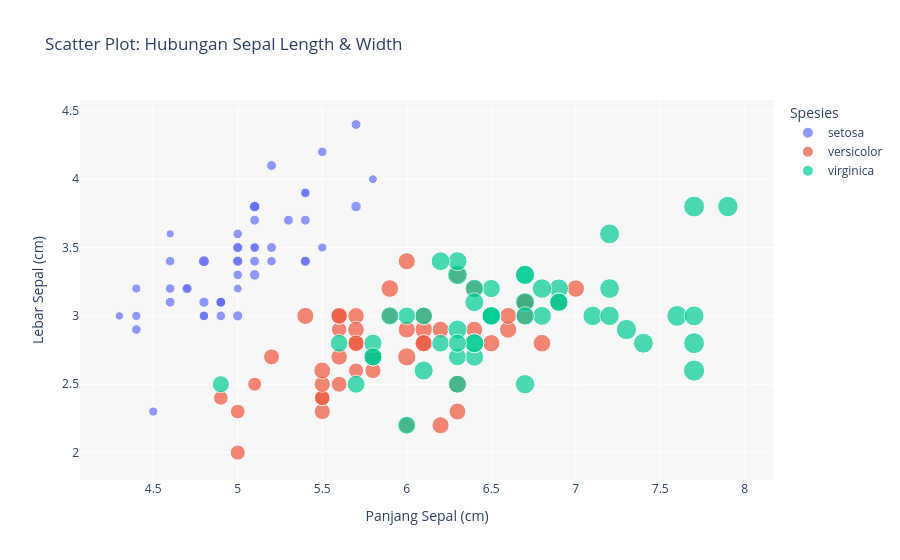

The notebook cell this image was saved under:
### Markdown cell above
### 2.1 Scatter Plot (Grafik Titik)

Scatter plot digunakan untuk menunjukkan hubungan antara dua variabel numerik. Setiap titik merepresentasikan satu observasi.

**Kapan menggunakan**: Untuk melihat korelasi, pola, atau outliers dalam data.

### Code cell
# Scatter Plot dengan lebih banyak customization
df_iris = px.data.iris()

fig = px.scatter(
    df_iris,
    x='sepal_length',
    y='sepal_width',
    color='species',              # Warna berdasarkan spesies
    size='petal_length',          # Ukuran titik berdasarkan petal_length
    hover_data=['petal_width'],   # Data tambahan saat hover
    title='Scatter Plot: Hubungan Sepal Length & Width',
    labels={                       # Custom label untuk axis
        'sepal_length': 'Panjang Sepal (cm)',
        'sepal_width': 'Lebar Sepal (cm)',
        'species': 'Spesies'
    },
    size_max=15                    # Ukuran maksimum titik
)

# Menambahkan grid dan theme
fig.update_layout(
    plot_bgcolor='rgba(240,240,240,0.5)',
    font=dict(size=12)
)

fig.show()

# Insight: Kita bisa melihat pola clustering berdasarkan spesies
# dan hubungan antara ukuran sepal dengan petal

### Figure 1 — Plotly figure (JSON) as saved in the notebook; plotly's stock layout.template omitted (floating-point values rounded to 4 significant figures)
{"data": [{"customdata": [[0.2], [0.2], [0.2], [0.2], [0.2], [0.4], [0.3], [0.2], [0.2], [0.1], [0.2], [0.2], [0.1], [0.1], [0.2], [0.4], [0.4], [0.3], [0.3], [0.3], [0.2], [0.4], [0.2], [0.5], [0.2], [0.2], [0.4], [0.2], [0.2], [0.2], [0.2], [0.4], [0.1], [0.2], [0.1], [0.2], [0.2], [0.1], [0.2], [0.2], [0.3], [0.3], [0.2], [0.6], [0.4], [0.3], [0.2], [0.2], [0.2], [0.2]], "hovertemplate": "Spesies=setosa<br>Panjang Sepal (cm)=%{x}<br>Lebar Sepal (cm)=%{y}<br>petal_length=%{marker.size}<br>petal_width=%{customdata[0]}<extra></extra>", "legendgroup": "setosa", "marker": {"color": "#636efa", "size": [1.4, 1.4, 1.3, 1.5, 1.4, 1.7, 1.4, 1.5, 1.4, 1.5, 1.5, 1.6, 1.4, 1.1, 1.2, 1.5, 1.3, 1.4, 1.7, 1.5, 1.7, 1.5, 1.0, 1.7, 1.9, 1.6, 1.6, 1.5, 1.4, 1.6, 1.6, 1.5, 1.5, 1.4, 1.5, 1.2, 1.3, 1.5, 1.3, 1.5, 1.3, 1.3, 1.3, 1.6, 1.9, 1.4, 1.6, 1.4, 1.5, 1.4], "sizemode": "area", "sizeref": 0.03067, "symbol": "circle"}, "mode": "markers", "name": "setosa", "orientation": "v", "showlegend": true, "type": "scatter", "x": [5.1, 4.9, 4.7, 4.6, 5.0, 5.4, 4.6, 5.0, 4.4, 4.9, 5.4, 4.8, 4.8, 4.3, 5.8, 5.7, 5.4, 5.1, 5.7, 5.1, 5.4, 5.1, 4.6, 5.1, 4.8, 5.0, 5.0, 5.2, 5.2, 4.7, 4.8, 5.4, 5.2, 5.5, 4.9, 5.0, 5.5, 4.9, 4.4, 5.1, 5.0, 4.5, 4.4, 5.0, 5.1, 4.8, 5.1, 4.6, 5.3, 5.0], "xaxis": "x", "y": [3.5, 3.0, 3.2, 3.1, 3.6, 3.9, 3.4, 3.4, 2.9, 3.1, 3.7, 3.4, 3.0, 3.0, 4.0, 4.4, 3.9, 3.5, 3.8, 3.8, 3.4, 3.7, 3.6, 3.3, 3.4, 3.0, 3.4, 3.5, 3.4, 3.2, 3.1, 3.4, 4.1, 4.2, 3.1, 3.2, 3.5, 3.1, 3.0, 3.4, 3.5, 2.3, 3.2, 3.5, 3.8, 3.0, 3.8, 3.2, 3.7, 3.3], "yaxis": "y"}, {"customdata": [[1.4], [1.5], [1.5], [1.3], [1.5], [1.3], [1.6], [1.0], [1.3], [1.4], [1.0], [1.5], [1.0], [1.4], [1.3], [1.4], [1.5], [1.0], [1.5], [1.1], [1.8], [1.3], [1.5], [1.2], [1.3], [1.4], [1.4], [1.7], [1.5], [1.0], [1.1], [1.0], [1.2], [1.6], [1.5], [1.6], [1.5], [1.3], [1.3], [1.3], [1.2], [1.4], [1.2], [1.0], [1.3], [1.2], [1.3], [1.3], [1.1], [1.3]], "hovertemplate": "Spesies=versicolor<br>Panjang Sepal (cm)=%{x}<br>Lebar Sepal (cm)=%{y}<br>petal_length=%{marker.size}<br>petal_width=%{customdata[0]}<extra></extra>", "legendgroup": "versicolor", "marker": {"color": "#EF553B", "size": [4.7, 4.5, 4.9, 4.0, 4.6, 4.5, 4.7, 3.3, 4.6, 3.9, 3.5, 4.2, 4.0, 4.7, 3.6, 4.4, 4.5, 4.1, 4.5, 3.9, 4.8, 4.0, 4.9, 4.7, 4.3, 4.4, 4.8, 5.0, 4.5, 3.5, 3.8, 3.7, 3.9, 5.1, 4.5, 4.5, 4.7, 4.4, 4.1, 4.0, 4.4, 4.6, 4.0, 3.3, 4.2, 4.2, 4.2, 4.3, 3.0, 4.1], "sizemode": "area", "sizeref": 0.03067, "symbol": "circle"}, "mode": "markers", "name": "versicolor", "orientation": "v", "showlegend": true, "type": "scatter", "x": [7.0, 6.4, 6.9, 5.5, 6.5, 5.7, 6.3, 4.9, 6.6, 5.2, 5.0, 5.9, 6.0, 6.1, 5.6, 6.7, 5.6, 5.8, 6.2, 5.6, 5.9, 6.1, 6.3, 6.1, 6.4, 6.6, 6.8, 6.7, 6.0, 5.7, 5.5, 5.5, 5.8, 6.0, 5.4, 6.0, 6.7, 6.3, 5.6, 5.5, 5.5, 6.1, 5.8, 5.0, 5.6, 5.7, 5.7, 6.2, 5.1, 5.7], "xaxis": "x", "y": [3.2, 3.2, 3.1, 2.3, 2.8, 2.8, 3.3, 2.4, 2.9, 2.7, 2.0, 3.0, 2.2, 2.9, 2.9, 3.1, 3.0, 2.7, 2.2, 2.5, 3.2, 2.8, 2.5, 2.8, 2.9, 3.0, 2.8, 3.0, 2.9, 2.6, 2.4, 2.4, 2.7, 2.7, 3.0, 3.4, 3.1, 2.3, 3.0, 2.5, 2.6, 3.0, 2.6, 2.3, 2.7, 3.0, 2.9, 2.9, 2.5, 2.8], "yaxis": "y"}, {"customdata": [[2.5], [1.9], [2.1], [1.8], [2.2], [2.1], [1.7], [1.8], [1.8], [2.5], [2.0], [1.9], [2.1], [2.0], [2.4], [2.3], [1.8], [2.2], [2.3], [1.5], [2.3], [2.0], [2.0], [1.8], [2.1], [1.8], [1.8], [1.8], [2.1], [1.6], [1.9], [2.0], [2.2], [1.5], [1.4], [2.3], [2.4], [1.8], [1.8], [2.1], [2.4], [2.3], [1.9], [2.3], [2.5], [2.3], [1.9], [2.0], [2.3], [1.8]], "hovertemplate": "Spesies=virginica<br>Panjang Sepal (cm)=%{x}<br>Lebar Sepal (cm)=%{y}<br>petal_length=%{marker.size}<br>petal_width=%{customdata[0]}<extra></extra>", "legendgroup": "virginica", "marker": {"color": "#00cc96", "size": [6.0, 5.1, 5.9, 5.6, 5.8, 6.6, 4.5, 6.3, 5.8, 6.1, 5.1, 5.3, 5.5, 5.0, 5.1, 5.3, 5.5, 6.7, 6.9, 5.0, 5.7, 4.9, 6.7, 4.9, 5.7, 6.0, 4.8, 4.9, 5.6, 5.8, 6.1, 6.4, 5.6, 5.1, 5.6, 6.1, 5.6, 5.5, 4.8, 5.4, 5.6, 5.1, 5.1, 5.9, 5.7, 5.2, 5.0, 5.2, 5.4, 5.1], "sizemode": "area", "sizeref": 0.03067, "symbol": "circle"}, "mode": "markers", "name": "virginica", "orientation": "v", "showlegend": true, "type": "scatter", "x": [6.3, 5.8, 7.1, 6.3, 6.5, 7.6, 4.9, 7.3, 6.7, 7.2, 6.5, 6.4, 6.8, 5.7, 5.8, 6.4, 6.5, 7.7, 7.7, 6.0, 6.9, 5.6, 7.7, 6.3, 6.7, 7.2, 6.2, 6.1, 6.4, 7.2, 7.4, 7.9, 6.4, 6.3, 6.1, 7.7, 6.3, 6.4, 6.0, 6.9, 6.7, 6.9, 5.8, 6.8, 6.7, 6.7, 6.3, 6.5, 6.2, 5.9], "xaxis": "x", "y": [3.3, 2.7, 3.0, 2.9, 3.0, 3.0, 2.5, 2.9, 2.5, 3.6, 3.2, 2.7, 3.0, 2.5, 2.8, 3.2, 3.0, 3.8, 2.6, 2.2, 3.2, 2.8, 2.8, 2.7, 3.3, 3.2, 2.8, 3.0, 2.8, 3.0, 2.8, 3.8, 2.8, 2.8, 2.6, 3.0, 3.4, 3.1, 3.0, 3.1, 3.1, 3.1, 2.7, 3.2, 3.3, 3.0, 2.5, 3.0, 3.4, 3.0], "yaxis": "y"}], "layout": {"font": {"size": 12}, "legend": {"itemsizing": "constant", "title": {"text": "Spesies"}, "tracegroupgap": 0}, "plot_bgcolor": "rgba(240,240,240,0.5)", "title": {"text": "Scatter Plot: Hubungan Sepal Length & Width"}, "xaxis": {"anchor": "y", "domain": [0, 1], "title": {"text": "Panjang Sepal (cm)"}}, "yaxis": {"anchor": "x", "domain": [0, 1], "title": {"text": "Lebar Sepal (cm)"}}}}
